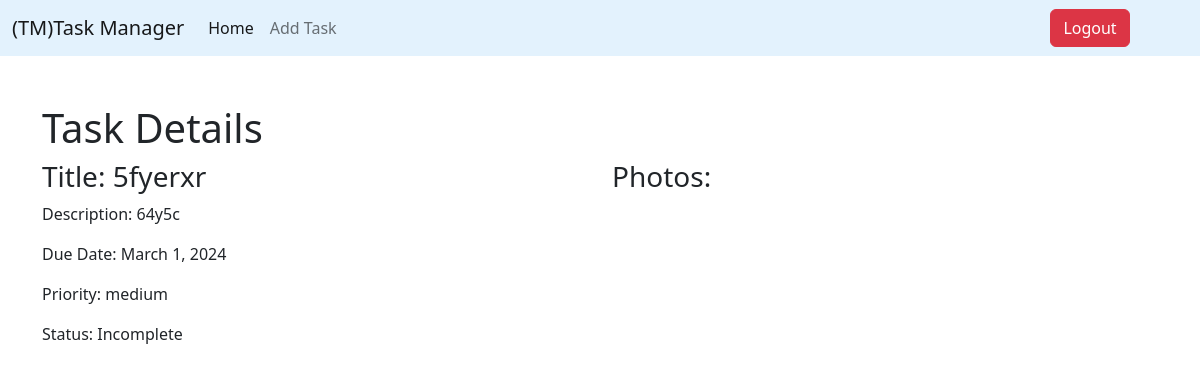
Page /task/1/ on the committed database.
### tasks/models.py (models this page shows)
class Task(models.Model):
    PRIORITY_CHOICES = [
        ('low', 'Low'),
        ('medium', 'Medium'),
        ('high', 'High'),
    ]
    STATUS_CHOICES = [
        ('complete', 'Complete'),
        ('notComplete', 'Not Complete'),
    ]
    title = models.CharField(max_length=100)
    description = models.TextField()
    due_date = models.DateField()
    priority = models.CharField(max_length=10, choices=PRIORITY_CHOICES)
    status = models.CharField(max_length=20, choices=STATUS_CHOICES, default='notComplete', null=True)
    created_at = models.DateTimeField(auto_now_add=True)

### tasks/views.py (the view)
# urls.py: path('task/<int:task_id>/', task_detail, name='task_detail'),
def task_detail(request, task_id):
    task = get_object_or_404(Task, id=task_id)
    return render(request, 'task_detail.html', {'task': task})

### tasks/templates/task_detail.html (shortened to what this page needs)
{% extends 'base.html' %}
{% block start %}
<div class="container mt-5">
    <h1>Task Details</h1>
    <div class="row">
        <div class="col-md-6">
            <h3>Title: {{ task.title }}</h3>
            <p>Description: {{ task.description }}</p>
            <p>Due Date: {{ task.due_date }}</p>
            <p>Priority: {{ task.priority }}</p>
            <p>Status: {% if task.completed %}Complete{% else %}Incomplete{% endif %}</p>
        </div>
        <div class="col-md-6">
            <h3>Photos:</h3>
        </div>
    </div>
</div>
{% endblock %}

### rows in the picture
Task: title "5fyerxr", description "64y5c", due_date "March 1, 2024", priority "medium"
